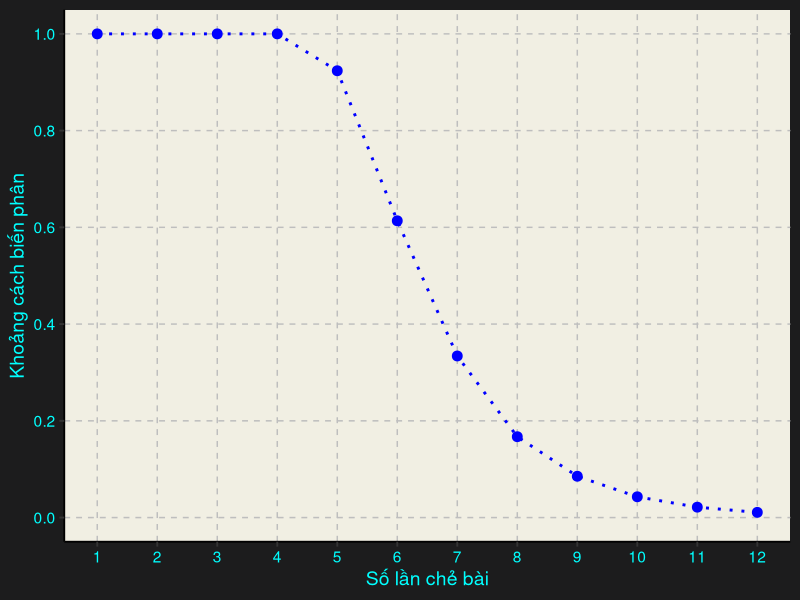

Source code (R):
## ---- chunk 1
library(gmp)
library(ggplot2)

dis <- function(k){
  n <- 52
  t <- 0
  for (r in 1:n){
    t = t + (Eulerian(52,r-1,method=c("lookup.or.store","direct")))*(as.bigq((((1/2)*abs(((1/(2^(n*k)))*(choose((2^k)+n-r,n))) - (1/factorial(n)))))))
  }
  return(as.double(t))
}

x_values <- 1:12
y_values <- sapply(x_values, dis)

df <- data.frame(x = x_values, y = y_values)

ggplot(df, aes(x = x, y = y)) +
  labs(x = "Số lần chẻ bài", y = "Khoảng cách biến phân") +
  scale_x_continuous(breaks = seq(0, 12, by = 1)) +
  scale_y_continuous(breaks = seq(0, 1, by = 0.2)) +
  theme_classic(base_size = 14) +
  theme(
    plot.background = element_rect(fill = "#1c1c1d", color = NA),
    panel.background = element_rect(fill = "#f1efe3", color = NA),
    axis.title = element_text(color = "cyan"),
    axis.text = element_text(color = "cyan")
  ) +
  geom_hline(yintercept = seq(0, 1, by = 0.2), linetype = "dashed", color = "gray") + 
  geom_vline(xintercept = seq(1, 12, by = 1), linetype = "dashed", color = "gray") +
  geom_line(linetype = "dotted", linewidth = 1, color = "blue") +
  geom_point(size = 3, color = "blue")
